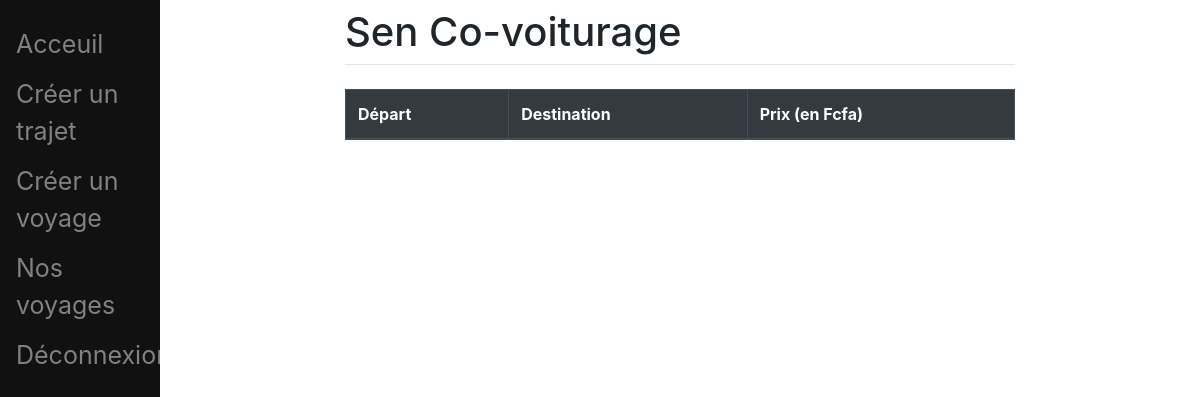
The app's page /, older data.
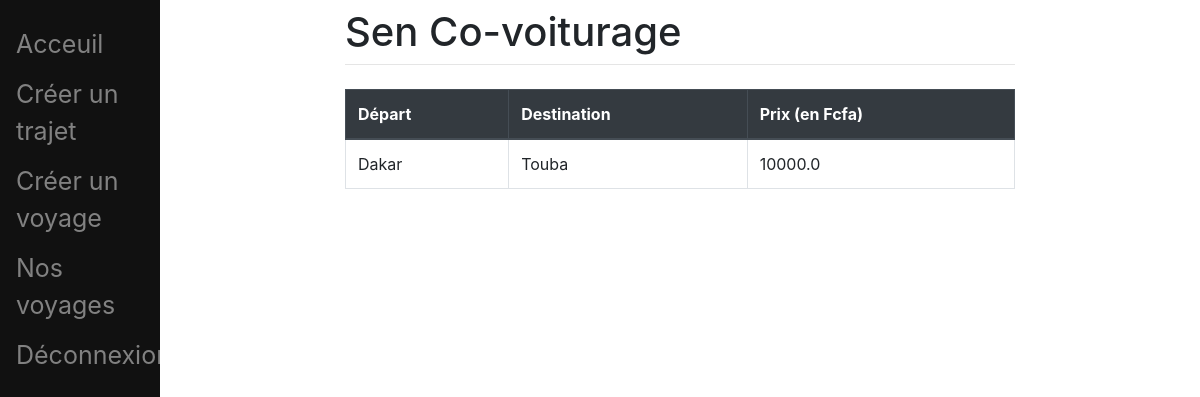
The same page, newer data.
### reservation/models.py (models this page shows, shortened)
class Trajet(models.Model):
    depart = models.CharField(max_length=150)
    arrivee = models.CharField(max_length=150)
    prix = models.FloatField()

### reservation/views.py (the view)
# urls.py: 2. Add a URL to urlpatterns:  path('', views.home, name='home')
def home(response):
	listeT = Trajet.objects.all()
	user_id = response.user.id
	context = {'listeT':listeT, 'user_id':user_id}
	return render(response, "reservation/home.html", context)

### reservation/templates/reservation/home.html (shortened to what this page needs)
{% extends 'reservation/base.html' %}
{% block content %}
    <table class="table table-bordered">
        <thead class="thead-dark">
            <tr>
                <th scope="col">Départ</th>
                <th scope="col">Destination</th>
                <th scope="col">Prix (en Fcfa)</th>
            </tr>
        </thead>
        <tbody>
            {% for liste in listeT.all %}
                <tr>
                    <td>{{ liste.depart}}</td>
                    <td>{{liste.arrivee}}</td>
                    <td>{{liste.prix}}</td>
                </tr>
            {% endfor %}
        </tbody>
    </table>
{% endblock %}

Row changes from the older to the newer data that the page shows:
added Trajet: depart "Dakar", arrivee "Touba", prix "10000.0"
